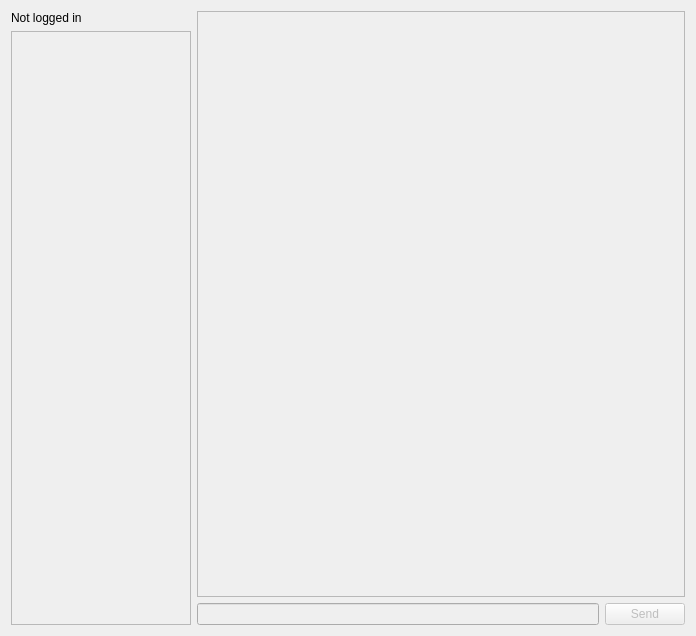
<?xml version="1.0" encoding="UTF-8"?>
<ui version="4.0">
 <class>ChatWindow</class>
 <widget class="QWidget" name="ChatWindow">
  <property name="geometry">
   <rect>
    <x>0</x>
    <y>0</y>
    <width>696</width>
    <height>636</height>
   </rect>
  </property>
  <property name="windowTitle">
   <string>P2PMessenger</string>
  </property>
  <layout class="QHBoxLayout" name="horizontalLayout_2">
   <item>
    <layout class="QVBoxLayout" name="listVerticalLayout">
     <item>
      <widget class="QLabel" name="loginLabel">
       <property name="sizePolicy">
        <sizepolicy hsizetype="Fixed" vsizetype="Preferred">
         <horstretch>0</horstretch>
         <verstretch>0</verstretch>
        </sizepolicy>
       </property>
       <property name="maximumSize">
        <size>
         <width>180</width>
         <height>16777215</height>
        </size>
       </property>
       <property name="text">
        <string>Not logged in</string>
       </property>
       <property name="textFormat">
        <enum>Qt::RichText</enum>
       </property>
      </widget>
     </item>
     <item>
      <widget class="QListWidget" name="listWidget">
       <property name="enabled">
        <bool>false</bool>
       </property>
       <property name="sizePolicy">
        <sizepolicy hsizetype="Fixed" vsizetype="Expanding">
         <horstretch>0</horstretch>
         <verstretch>0</verstretch>
        </sizepolicy>
       </property>
       <property name="maximumSize">
        <size>
         <width>180</width>
         <height>16777215</height>
        </size>
       </property>
       <property name="focusPolicy">
        <enum>Qt::NoFocus</enum>
       </property>
      </widget>
     </item>
    </layout>
   </item>
   <item>
    <layout class="QVBoxLayout" name="verticalLayout">
     <item>
      <widget class="QListView" name="chatView">
       <property name="enabled">
        <bool>false</bool>
       </property>
       <property name="editTriggers">
        <set>QAbstractItemView::NoEditTriggers</set>
       </property>
      </widget>
     </item>
     <item>
      <layout class="QHBoxLayout" name="horizontalLayout">
       <item>
        <widget class="QLineEdit" name="messageEdit">
         <property name="enabled">
          <bool>false</bool>
         </property>
        </widget>
       </item>
       <item>
        <widget class="QPushButton" name="sendButton">
         <property name="enabled">
          <bool>false</bool>
         </property>
         <property name="text">
          <string>Send</string>
         </property>
         <property name="default">
          <bool>true</bool>
         </property>
        </widget>
       </item>
      </layout>
     </item>
    </layout>
   </item>
  </layout>
 </widget>
 <resources/>
 <connections/>
</ui>
